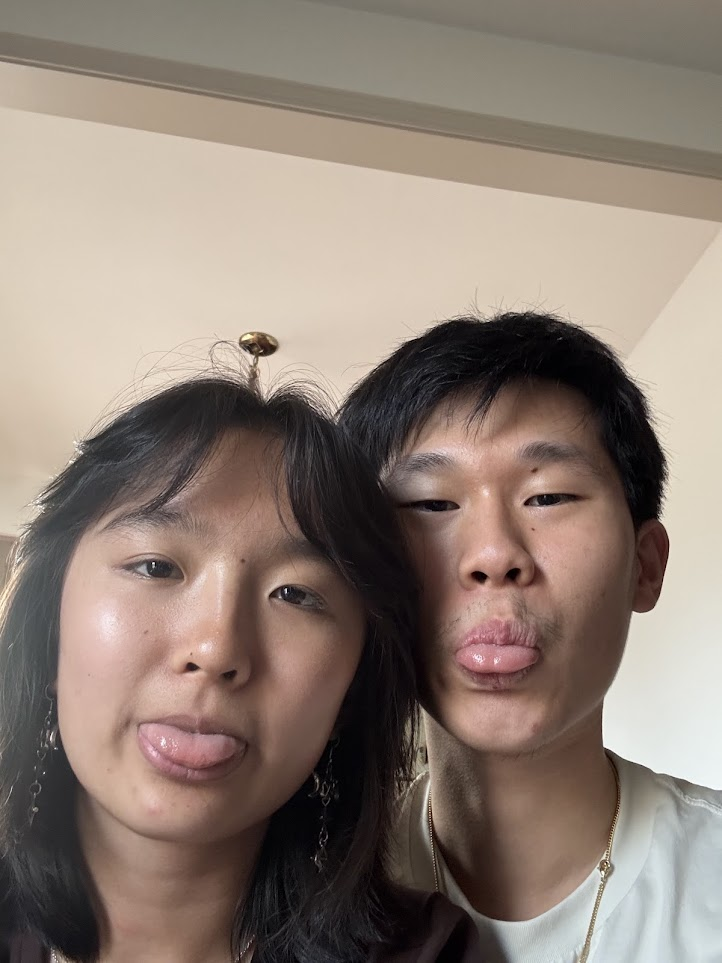
#> input picture test.bmp, 722 x 963 px
$ python smart_crop.py test.bmp out.png
#> lines starting #> are read from the running program, lines starting #| are printed output that depends on the picture; after the words box and inside, x2 and y2 are one past the last pixel; in counts of white or black regions, pixels touching at a corner belong together
#!/usr/bin/env python3
"""
smart_crop.py

Crop an image to a target size/aspect ratio, centered on the most
"important" part of the image:
  1. If faces are detected (via OpenCV's FaceDetectorYN / YuNet DNN model),
     center on the bounding box of all faces.
  2. Otherwise, fall back to saliency detection to find the most
     visually interesting region and center on that.

The face detection model (~230KB ONNX file) is downloaded automatically
on first run and cached next to this script.

Usage:
    python smart_crop.py input.jpg output.jpg --width 800 --height 800
    python smart_crop.py input.jpg output.jpg --aspect 4:5
    python smart_crop.py input.jpg output.jpg --aspect 1:1 --scale 0.9
"""

import argparse
import os
import sys
import urllib.request

import cv2
import numpy as np

# YuNet face detector model (ONNX). Dynamic-input-shape build, required for
# OpenCV 5.x's ONNX Runtime DNN engine. Cached next to this script after the
# first run so it's only downloaded once.
MODEL_URL = (
    "https://media.githubusercontent.com/media/opencv/opencv_zoo/main/"
    "models/face_detection_yunet/face_detection_yunet_2026may.onnx"
)
MODEL_PATH = os.path.join(os.path.dirname(os.path.abspath(__file__)), "face_detection_yunet.onnx")


def ensure_model():
    """Download the YuNet ONNX model on first use, then reuse the cached copy."""
    if os.path.exists(MODEL_PATH) and os.path.getsize(MODEL_PATH) > 0:
        return MODEL_PATH

    print(f"Downloading face detection model to {MODEL_PATH} ...")
    try:
        urllib.request.urlretrieve(MODEL_URL, MODEL_PATH)
    except Exception as e:
        raise RuntimeError(
            f"Failed to download face detection model from {MODEL_URL}: {e}\n"
            "You can also download it manually and place it at "
            f"{MODEL_PATH}"
        )
    return MODEL_PATH


def detect_face_center(img):
    """Return (cx, cy, bbox) of the union of all detected faces, or None.

    Uses OpenCV's FaceDetectorYN (a small ONNX/DNN model), which replaced
    CascadeClassifier-based Haar detection in OpenCV 5.x.
    """
    model_path = ensure_model()
    img_h, img_w = img.shape[:2]

    detector = cv2.FaceDetectorYN.create(
        model_path,
        "",                # config path, unused for ONNX
        (img_w, img_h),    # input size
        0.9,               # score threshold
        0.3,               # NMS threshold
        5000,              # top_k
    )
    detector.setInputSize((img_w, img_h))

    _, faces = detector.detect(img)

    if faces is None or len(faces) == 0:
        return None

    # Each row: [x, y, w, h, <5 landmark x,y pairs>, score]
    xs = faces[:, 0]
    ys = faces[:, 1]
    xe = faces[:, 0] + faces[:, 2]
    ye = faces[:, 1] + faces[:, 3]

    x_min, y_min = xs.min(), ys.min()
    x_max, y_max = xe.max(), ye.max()

    cx = (x_min + x_max) / 2
    cy = (y_min + y_max) / 2
    return cx, cy, (x_min, y_min, x_max, y_max)


def detect_saliency_center(img):
    """Return (cx, cy) of the most salient region.

    Implements the spectral residual saliency algorithm (Hou & Zhang, 2007)
    directly with FFT/numpy, rather than relying on cv2.saliency. That
    module lives in opencv_contrib and is not present in every OpenCV
    build (notably, it was dropped from OpenCV 5.0's default build), so
    this avoids depending on it.
    """
    h, w = img.shape[:2]

    # Work on a small grayscale version for speed; the algorithm is scale
    # invariant enough that this doesn't hurt accuracy.
    small_w, small_h = 128, int(128 * h / w) if w else 128
    small_h = max(1, small_h)
    small = cv2.resize(img, (small_w, small_h), interpolation=cv2.INTER_AREA)
    gray = cv2.cvtColor(small, cv2.COLOR_BGR2GRAY).astype(np.float32)

    dft = cv2.dft(gray, flags=cv2.DFT_COMPLEX_OUTPUT)
    magnitude, phase = cv2.cartToPolar(dft[:, :, 0], dft[:, :, 1])

    log_magnitude = np.log(magnitude + 1e-9)
    # Local average of the log spectrum, approximating the "smooth" baseline
    avg_log_magnitude = cv2.blur(log_magnitude, (3, 3))
    spectral_residual = log_magnitude - avg_log_magnitude

    real = np.exp(spectral_residual) * np.cos(phase)
    imag = np.exp(spectral_residual) * np.sin(phase)
    combined = cv2.merge([real, imag])

    saliency_map = cv2.idft(combined, flags=cv2.DFT_SCALE)
    saliency_map = cv2.magnitude(saliency_map[:, :, 0], saliency_map[:, :, 1])
    saliency_map = saliency_map ** 2
    saliency_map = cv2.GaussianBlur(saliency_map, (7, 7), sigmaX=3)

    cv2.normalize(saliency_map, saliency_map, 0, 255, cv2.NORM_MINMAX)
    saliency_map = saliency_map.astype("uint8")

    # Threshold to keep only the most salient pixels, then find their centroid
    thresh_val = np.percentile(saliency_map, 90)
    _, thresh = cv2.threshold(saliency_map, thresh_val, 255, cv2.THRESH_BINARY)

    ys, xs = np.nonzero(thresh)
    if len(xs) == 0:
        return w / 2, h / 2

    # Map centroid from the small working image back to full resolution
    scale_x = w / small_w
    scale_y = h / small_h
    cx = xs.mean() * scale_x
    cy = ys.mean() * scale_y
    return cx, cy


def parse_aspect(aspect_str):
    w_str, h_str = aspect_str.split(":")
    return float(w_str), float(h_str)


def compute_crop_box(img_w, img_h, cx, cy, target_w, target_h):
    """Compute a crop box of size (target_w, target_h) centered on (cx, cy),
    clamped so it stays fully inside the image."""

    # If the requested crop is bigger than the image in either dimension,
    # scale it down to fit while preserving aspect ratio.
    scale = min(img_w / target_w, img_h / target_h, 1.0)
    crop_w = target_w * scale
    crop_h = target_h * scale

    x1 = cx - crop_w / 2
    y1 = cy - crop_h / 2
    x2 = x1 + crop_w
    y2 = y1 + crop_h

    # Shift box back inside image bounds if it overflows
    if x1 < 0:
        x2 -= x1
        x1 = 0
    if y1 < 0:
        y2 -= y1
        y1 = 0
    if x2 > img_w:
        x1 -= (x2 - img_w)
        x2 = img_w
    if y2 > img_h:
        y1 -= (y2 - img_h)
        y2 = img_h

    x1 = max(0, int(round(x1)))
    y1 = max(0, int(round(y1)))
    x2 = min(img_w, int(round(x2)))
    y2 = min(img_h, int(round(y2)))

    return x1, y1, x2, y2


def smart_crop(input_path, output_path, width=None, height=None,
                aspect=None, scale=1.0, resize_to=None):
    img = cv2.imread(input_path)
    if img is None:
        raise FileNotFoundError(f"Could not read image: {input_path}")

    img_h, img_w = img.shape[:2]

    # Determine the target crop size
    if width and height:
        target_w, target_h = float(width), float(height)
    elif aspect:
        ar_w, ar_h = parse_aspect(aspect)
        # Use the largest crop of that aspect ratio that fits in the image
        if img_w / img_h > ar_w / ar_h:
            target_h = img_h
            target_w = target_h * ar_w / ar_h
        else:
            target_w = img_w
            target_h = target_w * ar_h / ar_w
    else:
        # Default: square crop as large as fits
        side = min(img_w, img_h)
        target_w = target_h = side

    target_w *= scale
    target_h *= scale

    try:
        face_result = detect_face_center(img)
    except Exception as e:
        print(f"Warning: face detection unavailable ({e}); falling back to saliency.", file=sys.stderr)
        face_result = None

    if face_result is not None:
        cx, cy, bbox = face_result
        source = "face detection"
    else:
        cx, cy = detect_saliency_center(img)
        source = "saliency detection"

    x1, y1, x2, y2 = compute_crop_box(img_w, img_h, cx, cy, target_w, target_h)
    cropped = img[y1:y2, x1:x2]

    if resize_to:
        out_w, out_h = resize_to
        cropped = cv2.resize(cropped, (out_w, out_h), interpolation=cv2.INTER_AREA)

    cv2.imwrite(output_path, cropped)
    print(f"Centered using {source} at ({cx:.0f}, {cy:.0f})")
    print(f"Cropped region: x[{x1}:{x2}] y[{y1}:{y2}] -> saved to {output_path}")


def main():
    parser = argparse.ArgumentParser(description=__doc__, formatter_class=argparse.RawDescriptionHelpFormatter)
    parser.add_argument("input", help="Path to input image")
    parser.add_argument("output", help="Path to save cropped output image")
    parser.add_argument("--width", type=float, help="Target crop width in pixels")
    parser.add_argument("--height", type=float, help="Target crop height in pixels")
    parser.add_argument("--aspect", type=str, help="Target aspect ratio, e.g. '4:5' or '1:1'")
    parser.add_argument("--scale", type=float, default=1.0,
                         help="Shrink the crop box by this factor (0-1) to zoom in more tightly, default 1.0")
    parser.add_argument("--resize-width", type=int, help="Resize final output to this width")
    parser.add_argument("--resize-height", type=int, help="Resize final output to this height")

    args = parser.parse_args()

    resize_to = None
    if args.resize_width and args.resize_height:
        resize_to = (args.resize_width, args.resize_height)

    try:
        smart_crop(
            args.input,
            args.output,
            width=args.width,
            height=args.height,
            aspect=args.aspect,
            scale=args.scale,
            resize_to=resize_to,
        )
#> in smart_crop, img is the input picture: shape (963, 722, 3); mean B, G, R 117.2, 127.3, 141.9
#> in detect_saliency_center, `avg_log_magnitude = cv2.blur(log_magnitude, (3, 3))`:
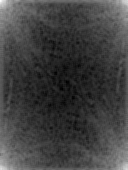
#> avg_log_magnitude: shape (170, 128) float32; min 4.7, max 12.91, mean 6.81; drawn with min black and max white
#> in detect_saliency_center, `spectral_residual = log_magnitude - avg_log_magnitude`:
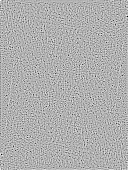
#> spectral_residual: shape (170, 128) float32; min -4.36, max 1.95, mean 0.000606; drawn with min black and max white
#> in detect_saliency_center, `real = np.exp(spectral_residual) * np.cos(phase)`:
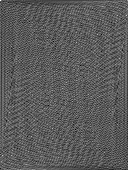
#> real: shape (170, 128) float32; min -3.83, max 7.05, mean 0.0621; drawn with min black and max white
#> in detect_saliency_center, `imag = np.exp(spectral_residual) * np.sin(phase)`:
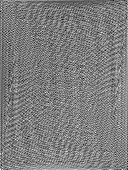
#> imag: shape (170, 128) float32; min -3.73, max 3.81, mean 0.000977; drawn with min black and max white
#> in detect_saliency_center, `saliency_map = cv2.GaussianBlur(saliency_map, (7, 7), sigmaX=3)`:
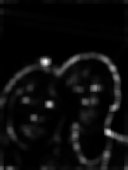
#> saliency_map: shape (170, 128) float32; min 1.56e-06, max 0.00145, mean 7.42e-05; drawn with min black and max white
#> in detect_saliency_center, `thresh_val = np.percentile(saliency_map, 90)`: thresh_val = 38
#> in detect_saliency_center, `_, thresh = cv2.threshold(saliency_map, thresh_val, 255, cv2.THRESH_BI..`:
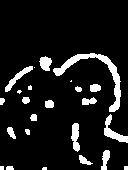
#> thresh: shape (170, 128); 10% white; 24 white regions (7 under 20 px), largest, box (x1, y1, x2, y2) and area: (53, 53, 121, 112) 689, (104, 114, 128, 143) 237, (5, 66, 33, 92) 182
#> in detect_saliency_center, `ys, xs = np.nonzero(thresh)`: ys = 2173 values from 53 to 169; xs = 2173 values, max 127 at index 1756, min 0 at index 1056, mean 74.24
#> in detect_saliency_center, `cx = xs.mean() * scale_x`: cx = 418.8
#> in detect_saliency_center, `cy = ys.mean() * scale_y`: cy = 578.7
#> in smart_crop, `cx, cy = detect_saliency_center(img)`: cx = 418.8; cy = 578.7
#> in compute_crop_box, `x1 = cx - crop_w / 2`: x1 = 57.78
#> in compute_crop_box, `y1 = cy - crop_h / 2`: y1 = 217.7
#> in compute_crop_box, `x2 = x1 + crop_w`: x2 = 779.8
#> in compute_crop_box, `y2 = y1 + crop_h`: y2 = 939.7
#> in compute_crop_box, `x1 -= (x2 - img_w)`: x1 = 0
#> in compute_crop_box, `y1 = max(0, int(round(y1)))`: y1 = 218
#> in compute_crop_box, `y2 = min(img_h, int(round(y2)))`: y2 = 940
#> in smart_crop, `x1, y1, x2, y2 = compute_crop_box(img_w, img_h, cx, cy, target_w, targ..`: x1 = 0; y1 = 218; x2 = 722; y2 = 940
#> in smart_crop, `cropped = img[y1:y2, x1:x2]`:
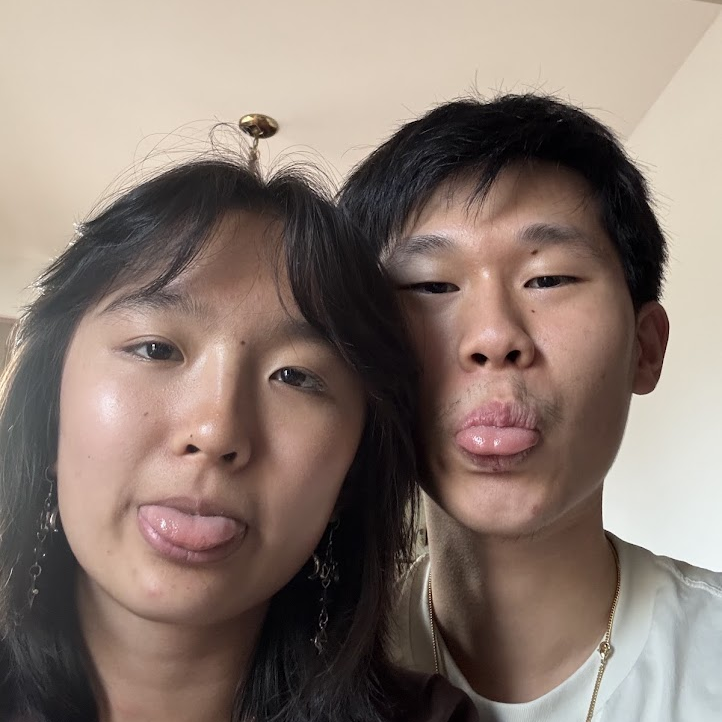
#> cropped: shape (722, 722, 3); mean B, G, R 112.8, 121.7, 137.8
#| Centered using saliency detection at (419, 579)
#| Cropped region: x[0:722] y[218:940] -> saved to out.png
    except Exception as e:
        print(f"Error: {e}", file=sys.stderr)
        sys.exit(1)


if __name__ == "__main__":
    main()
